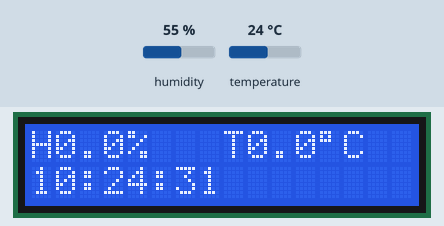
This sketch was run on a simulated Arduino Uno, built with avr-gcc and run on an emulated ATmega328P. On the bench: 16×2 character LCD. The inputs (shaded band) are chosen by the test bench; at power-on: humidity 55 %, temperature 24 °C. The local clock reads 2024-03-15 10:24:30 at power-on unless the sketch sets it; what the sketch prints to the serial monitor is not drawn.

Above: at 1.2 s.
1.3 s: humidity set to 22 %
At 5.6 s:
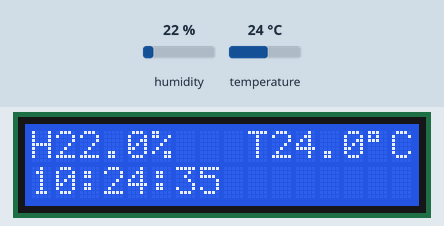
8.7 s: temperature set to 12 °C
At 10.8 s:
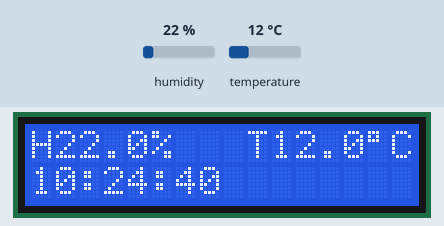
16.1 s: humidity set to 40 %
At 22.8 s:
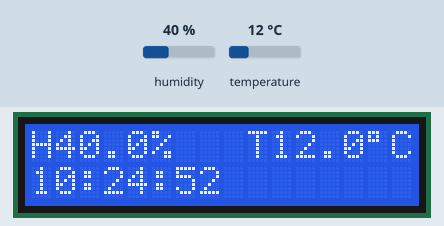
23.5 s: temperature set to 19 °C
At 30.9 s:
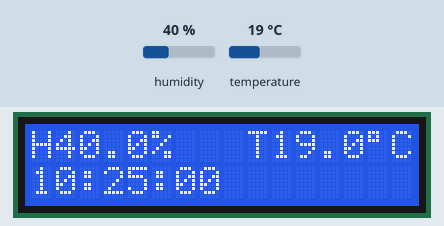
Timing chart, 0 to 32.4 s (numbered marks = the images above; inputs shaded):
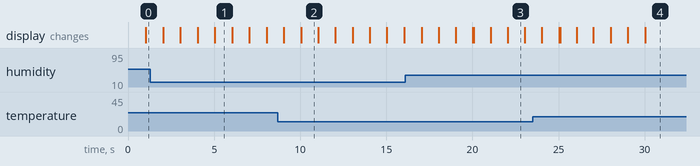

The sketch:

NANO_DHT_21_GPRS.ino
```cpp
#include "Def.h"
void setup() {
#include "Conf.h"
}

void loop() {
  tiempoActual();
  obtenerVariables();
  principal();
  enviarDatos();
  doggieTickle();  // if you uncomment this line, it will keep resetting the timer.
}
```

Conf.h
```cpp
Serial.begin(9600);
//LCD
lcd.init();
lcd.backlight();
lcd.clear();
//RTC
RTC.begin();
//dht
dht.begin();
//
//RTC.adjust(DateTime(__DATE__, __TIME__)); //Ajustar Hora
// gsm.begin(9600);
// esp.begin(9600);
watchdogSetup();
```

DHT.ino
```cpp
void obtenerVariables() {
  if (millis() - milisAnterior >= 5000) {
    milisAnterior = millis();
    h = dht.readHumidity() + OffsetT;
    t = dht.readTemperature() + OffsetH ;
    //h=20;
    //t=30;
    lcd.clear();
  }
}
```

Def.h
```cpp
// LCD
//#include <SoftwareSerial.h>
//SoftwareSerial gsm(7, 6); // RX, TX
#include <LiquidCrystal_I2C.h>
LiquidCrystal_I2C lcd(0x3F, 16, 2);
//#include <AltSoftSerial.h>
//AltSoftSerial esp;
#define imprimir(cadena){lcd.print(cadena);}
//DHT
unsigned long milisAnterior = 0;
#include "DHT.h"
#define DHTPIN 4
#define DHTTYPE DHT21
DHT dht(DHTPIN, DHTTYPE);
float t;
float h;
#define OffsetT 0
#define OffsetH 0
// RTC
#include "RTClib.h"
RTC_DS3231 RTC;
String fecha = "";
short anio = 0;
byte mes = 0;
byte dia = 0;
byte hora = 0;
byte minuto =  0;
byte segundo = 0;
//SIM
#define intervalo 5
String url = "";
bool unicaVez = false;
bool unicaVez2 = false;
bool unicaVez3 = false;
#define idInvernadero "1808"
byte i = 0;
String apn = "internet.comcel.com.co";
//Perro
#include <avr/wdt.h>
unsigned long resetTime = 0;
#define TIMEOUTPERIOD 20000  // You can make this time as long as you want, it's not limited to 8 seconds like the normal watchdog
#define doggieTickle() resetTime = millis();  // This macro will reset the timer
```

GPRS.ino
```cpp
String urlencode(String str)
{
  String encodedString = "";
  char c;
  char code0;
  char code1;
  char code2;
  for (int i = 0; i < str.length(); i++) {
    c = str.charAt(i);
    if (c == ' ') {
      encodedString += '+';
    } else if (isalnum(c)) {
      encodedString += c;
    } else {
      code1 = (c & 0xf) + '0';
      if ((c & 0xf) > 9) {
        code1 = (c & 0xf) - 10 + 'A';
      }
      c = (c >> 4) & 0xf;
      code0 = c + '0';
      if (c > 9) {
        code0 = c - 10 + 'A';
      }
      code2 = '\0';
      encodedString += '%';
      encodedString += code0;
      encodedString += code1;
      //encodedString+=code2;
    }
    yield();
  }
  return encodedString;

}
```

MENU.ino
```cpp
void principal() {
  lcd.setCursor(0, 0);
  imprimir("H"); lcd.print(h, 1); imprimir("%");
  imprimir("   T"); lcd.print(t, 1); imprimir((char)223); imprimir("C");
  lcd.setCursor(0, 1);
  if (hora < 10) {
    imprimir("0");
  }
  imprimir(hora);
  imprimir(":");
  if (minuto < 10) {
    imprimir("0");
  }
  imprimir(minuto);
  imprimir(":");
  if (segundo < 10) {
    imprimir("0");
  }
  imprimir(segundo);
}
```

Perro.ino
```cpp
void(* resetFunc) (void) = 0; //declare reset function @ address 0

void watchdogSetup()
{
  cli();  // disable all interrupts
  wdt_reset(); // reset the WDT timer
  MCUSR &= ~(1 << WDRF); // because the data sheet said to
  /*
    WDTCSR configuration:
    WDIE = 1 :Interrupt Enable
    WDE = 1  :Reset Enable - I won't be using this on the 2560
    WDP3 = 0 :For 1000ms Time-out
    WDP2 = 1 :bit pattern is
    WDP1 = 1 :0110  change this for a different
    WDP0 = 0 :timeout period.
  */
  // Enter Watchdog Configuration mode:
  WDTCSR = (1 << WDCE) | (1 << WDE);
  // Set Watchdog settings: interrupte enable, 0110 for timer
  WDTCSR = (1 << WDIE) | (0 << WDP3) | (1 << WDP2) | (1 << WDP1) | (0 << WDP0);
  sei();
  //Serial.println("finished watchdog setup");  // just here for testing
}

ISR(WDT_vect) // Watchdog timer interrupt.
{
  if (millis() - resetTime > TIMEOUTPERIOD) {
    //    Serial.println("This is where it would have rebooted");  // just here for testing
    //    doggieTickle();                                          // take these lines out
    resetFunc();     // This will call location zero and cause a reboot.
  }
  //  else                                                       // these lines should
  //    Serial.println("Howdy");                                 // be removed also
}
```

RTC.ino
```cpp
void tiempoActual() {
  DateTime now = RTC.now();
  anio = now.year();
  mes = now.month();
  dia = now.day();
  hora = now.hour();
  minuto =  now.minute();
  segundo = now.second();
}

void enviarDatos() {

  if (minuto % intervalo == 0 && !unicaVez && h > 0 && h <= 100 && t > 0 && t < 50) {
    url.reserve(40);
    fecha = String(anio) + "-" + String(mes) + "-" + String(dia) + " " + String(hora) + ":" + String(minuto) + ":" + String(segundo);
    fecha = urlencode(fecha);
    url = "http://190.93.138.4/gprs/insertar.php?fecha=" + fecha + "&id_invernadero=" + idInvernadero + "&humedad=" + String(h, 2) + "&temperatura=" +  String(t, 2);
    //Serial.println(url);

    //    while (!msj) {
    //      if (esp.available()) {
    //        mensaje1 =mensaje1+esp.readString();
    //        //Serial.println(mensaje1);
    //        cnt++;
    //      }
    //      if(cnt==2){
    //        msj=true;
    //      }
    //    }


    //
    //delay(10000);
    //Serial.println("AT");
    //delay(1000);
    //runsl();
    Serial.println("AT+SAPBR=3,1,Contype,GPRS");
  delay(1000);
  //runsl();
  Serial.println("AT+SAPBR=3,1,APN," + apn);
  delay(1000);
  //runsl();
  Serial.println("AT+SAPBR =1,1");
  delay(1000);
  //runsl();
  Serial.println("AT+HTTPINIT");
  delay(1000);
  //runsl();
  Serial.println("AT+HTTPPARA=CID,1");
  delay(1000);
  Serial.println("AT+HTTPPARA=URL," + url);
  delay(1000);
  //runsl();
  Serial.println("AT+HTTPACTION=0");
  delay(5000);
  //runsl();
  Serial.println("AT+HTTPREAD");
  //runsl();
  delay(100);
  Serial.println("AT+HTTPTERM");
  //runsl();
  delay(2000);
  Serial.println("AT+SAPBR=0,1");
  delay(2000);
    //runsl();

    //        url = "http://190.93.138.4/gprs/insertar.php?fecha=" + fecha + "&id_invernadero=" + mensaje1.substring(0, 4) + "&humedad=" + mensaje1.substring(11, 16) + "&temperatura=" +  mensaje1.substring(5, 10);
    //        delay(60000);
    //
    //        gsm.println("AT");
    //        delay(1000);
    //        //runsl();
    //        gsm.println("AT+SAPBR=3,1,Contype,GPRS");
    //        delay(1000);
    //        //runsl();
    //        gsm.println("AT+SAPBR=3,1,APN," + apn);
    //        delay(1000);
    //        //runsl();
    //        gsm.println("AT+SAPBR =1,1");
    //        delay(1000);
    //        //runsl();
    //        gsm.println("AT+HTTPINIT");
    //        delay(1000);
    //        //runsl();
    //        gsm.println("AT+HTTPPARA=CID,1");
    //        delay(1000);
    //        //runsl();
    //        gsm.println("AT+HTTPPARA=URL," + url);
    //        delay(2000);
    //        //runsl();
    //        gsm.println("AT+HTTPACTION=0");
    //        delay(1000);
    //        //runsl();
    //        Serial.println("AT+HTTPREAD");
    //        //runsl();
    //        delay(100);
    //        gsm.println("AT+HTTPTERM");
    //        //runsl();
    //        delay(1000);
    //        gsm.println("AT+SAPBR=0,1");
    //        delay(1000);
    //        //runsl();
    //
    //        url = "http://190.93.138.4/gprs/insertar.php?fecha=" + fecha + "&id_invernadero=" + mensaje1.substring(17, 21) + "&humedad=" + mensaje1.substring(28, 33) + "&temperatura=" + mensaje1.substring(22, 27)  ;
    //        delay(60000);
    //
    //        gsm.println("AT");
    //        delay(1000);
    //        //runsl();
    //        gsm.println("AT+SAPBR=3,1,Contype,GPRS");
    //        delay(1000);
    //        //runsl();
    //        gsm.println("AT+SAPBR=3,1,APN," + apn);
    //        delay(1000);
    //        //runsl();
    //        gsm.println("AT+SAPBR =1,1");
    //        delay(1000);
    //        //runsl();
    //        gsm.println("AT+HTTPINIT");
    //        delay(1000);
    //        //runsl();
    //        gsm.println("AT+HTTPPARA=CID,1");
    //        delay(1000);
    //        //runsl();
    //        gsm.println("AT+HTTPPARA=URL," + url);
    //        delay(2000);
    //        //runsl();
    //        gsm.println("AT+HTTPACTION=0");
    //        delay(1000);
    //        //runsl();
    //        Serial.println("AT+HTTPREAD");
    //        //runsl();
    //        delay(100);
    //        gsm.println("AT+HTTPTERM");
    //        //runsl();
    //        delay(1000);
    //        gsm.println("AT+SAPBR=0,1");
    //        delay(1000);
    //        //runsl();

    //    mensaje1="";
    //    msj=false;
    //    cnt=0;

    lcd.clear();
    unicaVez = true;
  }

 if (minuto % intervalo == 0 && !unicaVez2 &&segundo==30 && h <= 100 && t <= 100)
  {
        Serial.println("AT+SAPBR=3,1,Contype,GPRS");
  delay(1000);
  //runsl();
  Serial.println("AT+SAPBR=3,1,APN," + apn);
  delay(1000);
  //runsl();
  Serial.println("AT+SAPBR =1,1");
  delay(1000);
  //runsl();
  Serial.println("AT+HTTPINIT");
  delay(1000);
  //runsl();
  Serial.println("AT+HTTPPARA=CID,1");
  delay(1000);
  Serial.println("AT+HTTPPARA=URL," + url);
  delay(1000);
  //runsl();
  Serial.println("AT+HTTPACTION=0");
  delay(5000);
  //runsl();
  Serial.println("AT+HTTPREAD");
  //runsl();
  delay(100);
  Serial.println("AT+HTTPTERM");
  //runsl();
  delay(2000);
  Serial.println("AT+SAPBR=0,1");
  delay(2000);
    unicaVez2 = true;


  }

  if (minuto % intervalo == 0 && !unicaVez3 &&segundo==50 && h <= 100 && t <= 100)
  {
        Serial.println("AT+SAPBR=3,1,Contype,GPRS");
  delay(1000);
  //runsl();
  Serial.println("AT+SAPBR=3,1,APN," + apn);
  delay(1000);
  //runsl();
  Serial.println("AT+SAPBR =1,1");
  delay(1000);
  //runsl();
  Serial.println("AT+HTTPINIT");
  delay(1000);
  //runsl();
  Serial.println("AT+HTTPPARA=CID,1");
  delay(1000);
  Serial.println("AT+HTTPPARA=URL," + url);
  delay(1000);
  //runsl();
  Serial.println("AT+HTTPACTION=0");
  delay(5000);
  //runsl();
  Serial.println("AT+HTTPREAD");
  //runsl();
  delay(100);
  Serial.println("AT+HTTPTERM");
  //runsl();
  delay(2000);
  Serial.println("AT+SAPBR=0,1");
  delay(2000);
    unicaVez3 = true;

  }

  if (minuto % intervalo != 0) {
    unicaVez = false;
    unicaVez2 = false;
    unicaVez3 = false;
  }
}


//void enviar(String url) {
//  gsm.println("AT+SAPBR=3,1,Contype,GPRS");
//  delay(1000);
//  runsl();
//  gsm.println("AT+SAPBR=3,1,APN," + apn);
//  delay(1000);
//  runsl();
//  gsm.println("AT+SAPBR =1,1");
//  delay(1000);
//  runsl();
//  gsm.println("AT+HTTPINIT");
//  delay(1000);
//  runsl();
//  gsm.println("AT+HTTPPARA=CID,1");
//  delay(1000);
//  gsm.println("AT+HTTPPARA=URL," + url);
//  delay(2000);
//  runsl();
//  gsm.println("AT+HTTPACTION=0");
//  delay(1000);
//  runsl();
//  Serial.println("AT+HTTPREAD");
//  runsl();
//  delay(100);
//  gsm.println("AT+HTTPTERM");
//  runsl();
//  delay(1000);
//  gsm.println("AT+SAPBR=0,1");
//  delay(1000);
//  runsl();
//}
//
//void runsl() {
//  lcd.clear();
//  if (Serial.available())
//  {
//    Serial.print(gsm.readString());
//    //lcd.clear();
//  }
//}
```

Measured:
- what the display in image 1 shows lasts 1.0 s, from 5.0 s to 6.0 s
